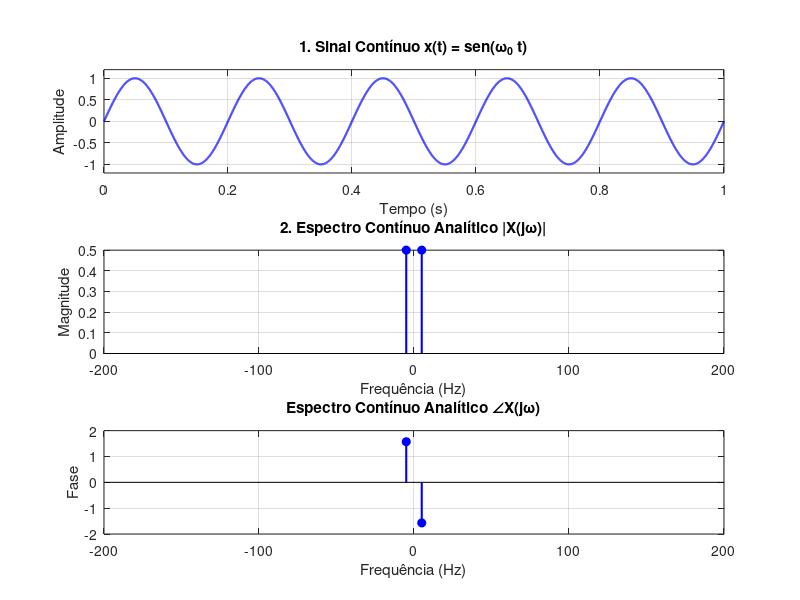

The MATLAB source for this figure: (Note: this script raises an error after producing the figure.)
% =========================================================================
% MAIN.M - Análise Analítica de Amostragem (Ideal, Natural e Topo-Plano)
% =========================================================================

clear; clc; close all;

% Adiciona o diretório 'src' e o 'utils' ao path de busca do MATLAB/Octave
addpath(genpath('src'));
addpath('utils');

% 1. Definição dos Parâmetros Globais
frequency = 5;                         % Frequência do sinal original (Hz)
omega = 2 * pi * frequency;            % Frequência angular (rad/s)
samplingFrequency = 50;                % Frequência de amostragem (Hz)
samplingPeriod = 1/samplingFrequency;  % Período de amostragem (s)
tau = 0.2 * samplingPeriod;            % Largura do pulso (20% do período); Considerar usar percentual menor.
displayRange = 4 * samplingFrequency;  % Limite no eixo x de plotar as frequências
kMax = ceil((displayRange + frequency) / samplingFrequency); % Quantidade de réplicas de frequência

startTime = 0;                         % Tempo inicial
endTime = 1;                           % Tempo final
numPoints = 5001;                      % Número de pontos para plotar

% Define o sinal de origem como um "function handle" para passar às funções
x = @(t) sin(omega * t);


% Eixo de tempo do sinal base
continuousTime = linspace(startTime, endTime, numPoints);
continuousSignal = x(continuousTime);

% FIGURA 1: x(t) em tempo contínuo
figure('Name', 'Sinal x(t) em tempo contínuo', 'Position', [100, 100, 1000, 800]);

% PLOT 1: Tempo - Sinal Contínuo
subplot(3, 1, 1);
plot(continuousTime, continuousSignal, 'b-', 'LineWidth', 1.5);
title('1. Sinal Contínuo x(t) = sen(\omega_0 t)');
xlabel('Tempo (s)'); ylabel('Amplitude');
grid on; ylim([-1.2 1.2]);

% PLOT 2: Frequência - Analítico (Contínuo)
subplot(3, 1, 2);
continuousFrequencies = [-frequency, frequency];
continuousAmplitudes = [0.5j, -0.5j];
stem(continuousFrequencies, abs(continuousAmplitudes), 'b', 'Filled', 'LineWidth', 1.5, 'MarkerFaceColor', 'b');
title('2. Espectro Contínuo Analítico |X(j\omega)|');
xlabel('Frequência (Hz)'); ylabel('Magnitude');
grid on; xlim([-displayRange displayRange]);

subplot(3, 1, 3);
stem(continuousFrequencies, angle(continuousAmplitudes), 'b', 'Filled', 'LineWidth', 1.5);
title('Espectro Contínuo Analítico ∠X(j\omega)');
xlabel('Frequência (Hz)'); ylabel('Fase');
grid on; xlim([-displayRange displayRange]);


% Amostragem Ideal
[idealSignal, idealTime] = idealSampling(x, samplingFrequency, startTime, endTime);

% FIGURA 2: Amostragem Ideal
figure('Name', 'Amostragem ideal do sinal x(t)', 'Position', [100, 100, 1000, 800]);

% PLOT 1: Tempo - Amostrado de forma Ideal
subplot(3, 1, 1);
stem(idealTime, idealSignal, 'r', 'Filled', 'LineWidth', 1.5);
title('2. Amostragem Ideal (Tempo)');
xlabel('Tempo (s)'); ylabel('Amplitude');
grid on; ylim([-1.2 1.2]);

% PLOT 2: Frequência - Analítico (Amostrado Ideal)
subplot(3, 1, 2);
[idealAmplitudes, idealFrequencies] = idealTransform(frequency, samplingFrequency, kMax);
stem(idealFrequencies, abs(idealAmplitudes), 'r', 'Filled', 'LineWidth', 1.5, 'MarkerFaceColor', 'r');
title('4. Espectro Amostrado Ideal Analítico |X_s(j\omega)|');
xlabel('Frequência (Hz)'); ylabel('Magnitude');
grid on; xlim([-displayRange displayRange]); ylim([0 (0.5*samplingFrequency)+2]);

subplot(3, 1, 3);
stem(idealFrequencies, arg(idealAmplitudes), 'r', 'Filled', 'LineWidth', 1.5);
title('4. Espectro Amostrado Ideal Analítico ∠X_s(j\omega)');
xlabel('Frequência (Hz)'); ylabel('Fase');
grid on; xlim([-displayRange displayRange]);


% Amostragem Natural
[naturalSignal, naturalTime] = naturalSampling(x, samplingFrequency, tau, startTime, endTime, numPoints);

% FIGURA 3
figure('Name', 'Amostragem Natural', 'Position', [150, 150, 1000, 800]);

% PLOT 1: Tempo - Amostragem Natural
subplot(3, 1, 1);
plot(naturalTime, naturalSignal, 'b-', 'LineWidth', 1.5);
title('1. Amostragem Natural no Tempo');
xlabel('Tempo (s)'); ylabel('Amplitude');
grid on; ylim([-1.2 1.2]);

% PLOT 2: Frequência - Analítico (Natural)
subplot(3, 1, 2);
[naturalAmplitudes, naturalFrequencies] = naturalTransform(frequency, samplingFrequency, tau, kMax);
stem(naturalFrequencies, abs(naturalAmplitudes), 'b', 'Filled', 'LineWidth', 1.5, 'MarkerFaceColor', 'b');
title('3. Espectro Analítico: Natural |X_n(j\omega)|');
xlabel('Frequência (Hz)'); ylabel('Magnitude');
grid on; xlim([-displayRange displayRange]);

subplot(3, 1, 3);
stem(naturalFrequencies, arg(naturalAmplitudes), 'b', 'Filled', 'LineWidth', 1.5);
title('3. Espectro Analítico: Natural ∠X_n(j\omega)');
xlabel('Frequência (Hz)'); ylabel('Fase');
grid on; xlim([-displayRange displayRange]);


% Amostragem Topo-Plano
[flatTopSignal, flatTopTime] = flatTopSampling(x, samplingFrequency, tau, startTime, endTime, numPoints);

% FIGURA 4
figure('Name', 'Amostragem Topo-Plano', 'Position', [150, 150, 1000, 800]);

% PLOT 1: Tempo - Amostragem Topo-Plano
subplot(3, 1, 1);
plot(flatTopTime, flatTopSignal, 'r-', 'LineWidth', 1.5);
title('2. Amostragem Topo-Plano no Tempo');
xlabel('Tempo (s)'); ylabel('Amplitude');
grid on; ylim([-1.2 1.2]);

% PLOT 2: Frequência - Analítico (Topo-Plano)
subplot(3, 1, 2);
[flatTopAmplitudes, flatTopFrequencies] = flatTopTransform(frequency, samplingFrequency, tau, kMax);
stem(flatTopFrequencies, abs(flatTopAmplitudes), 'r', 'Filled', 'LineWidth', 1.5, 'MarkerFaceColor', 'r');
hold on;
% Envelope do sinc
sincEnvelopeFrequency = -displayRange:samplingPeriod:displayRange;
flatTopEnvelope = abs((tau / samplingPeriod) * sinc(sincEnvelopeFrequency * tau) * 0.5j);
plot(sincEnvelopeFrequency, flatTopEnvelope, 'k--', 'LineWidth', 1);
hold off;
title('4. Espectro Analítico: Topo-Plano |X_{ft}(j\omega)|');
xlabel('Frequência (Hz)'); ylabel('Magnitude');
legend('Impulsos', 'Envelope sinc (Abertura)', 'Location', 'northeast');
grid on; xlim([-displayRange displayRange]);

subplot(3,1,3);
stem(flatTopFrequencies, angle(flatTopAmplitudes), 'r', 'Filled', 'LineWidth', 1.5);
title('4. Espectro Analítico: Topo-Plano ∠X_{ft}(j\omega)');
xlabel('Frequência (Hz)'); ylabel('Fase');
grid on; xlim([-displayRange displayRange]);


% Save
set(1, 'paperunits', 'inches');
set(1, 'papersize', [19.2 10.8]);
set(1, 'paperposition', [0 0 19.2 10.8]);

set(2, 'paperunits', 'inches');
set(2, 'papersize', [19.2 10.8]);
set(2, 'paperposition', [0 0 19.2 10.8]);

% Define o caminho absoluto da pasta de saída primeiro
root_dir = fileparts(mfilename('fullpath'));
output_path = fullfile(root_dir, 'output');

% Cria a pasta no local correto (se não existir)
if ~exist(output_path, 'dir')
    mkdir(output_path);
end

% Salva os arquivos com o caminho absoluto
% print(1, fullfile(output_path, 'sinais_amostragem1.png'), '-dpng', '-r100');
% print(2, fullfile(output_path, 'sinais_amostragem2.png'), '-dpng', '-r100');

% TODO: Reconstrução do Sinal
% TODO: Caso com Aliasing

%% RECONSTRUÇÃO IDEAL

[idealReconstructionSignal, filteredIdealAmplitudes] = ...
    idealReconstruction( ...
        idealFrequencies, ...
        idealAmplitudes, ...
        samplingFrequency, ...
        continuousTime);

%% FIGURA 3 - RECONSTRUÇÃO IDEAL

figure('Name', 'Reconstrução Ideal', ...
    'Position', [200, 100, 1000, 700]);

% Sinal reconstruído
subplot(2, 1, 1);

plot(continuousTime, idealReconstructionSignal, ...
    'r-', 'LineWidth', 1.5);

title('1. Sinal Reconstruído no Domínio do Tempo');
xlabel('Tempo (s)');
ylabel('Amplitude');

grid on;
xlim([startTime endTime]);
ylim([-1.2 1.2]);


% Espectro filtrado
subplot(2, 1, 2);

stem(idealFrequencies, ...
    abs(filteredIdealAmplitudes), ...
    'r', ...
    'Filled', ...
    'LineWidth', 1.5, ...
    'MarkerFaceColor', 'r');

title('2. Espectro Após o Filtro Ideal');
xlabel('Frequência (Hz)');
ylabel('Magnitude');

grid on;
xlim([-displayRange displayRange]);
ylim([0 0.6]);

%% RECONSTRUÇÃO NATURAL

[naturalReconstructionSignal, filteredNaturalAmplitudes] = ...
    naturalReconstruction( ...
        naturalFrequencies, ...
        naturalAmplitudes, ...
        samplingFrequency, ...
        tau, ...
        continuousTime);

%% FIGURA 4 - RECONSTRUÇÃO NATURAL

figure('Name', 'Reconstrução Natural', ...
    'Position', [250, 100, 1000, 700]);

% Sinal reconstruído
subplot(2, 1, 1);

plot(continuousTime, naturalReconstructionSignal, ...
    'b-', 'LineWidth', 1.5);

title('1. Sinal Reconstruído no Domínio do Tempo');
xlabel('Tempo (s)');
ylabel('Amplitude');

grid on;
xlim([startTime endTime]);
ylim([-1.2 1.2]);


% Espectro filtrado
subplot(2, 1, 2);

stem(naturalFrequencies, ...
    abs(filteredNaturalAmplitudes), ...
    'b', ...
    'Filled', ...
    'LineWidth', 1.5, ...
    'MarkerFaceColor', 'b');

title('2. Espectro Após o Filtro Ideal');
xlabel('Frequência (Hz)');
ylabel('Magnitude');

grid on;
xlim([-displayRange displayRange]);
ylim([0 0.6]);

%% RECONSTRUÇÃO TOPO-PLANO

[flatTopReconstructionSignal, filteredFlatTopAmplitudes] = ...
    flatTopReconstruction( ...
        flatTopFrequencies, ...
        flatTopAmplitudes, ...
        samplingFrequency, ...
        tau, ...
        continuousTime);

%% FIGURA 5 - RECONSTRUÇÃO TOPO-PLANO

figure('Name', 'Reconstrução Topo-Plano', ...
    'Position', [300, 100, 1000, 700]);

% Sinal reconstruído
subplot(2, 1, 1);

plot(continuousTime, flatTopReconstructionSignal, ...
    'r-', 'LineWidth', 1.5);

title('1. Sinal Reconstruído no Domínio do Tempo');
xlabel('Tempo (s)');
ylabel('Amplitude');

grid on;
xlim([startTime endTime]);
ylim([-1.2 1.2]);

% Espectro filtrado
subplot(2, 1, 2);

stem(flatTopFrequencies, ...
    abs(filteredFlatTopAmplitudes), ...
    'r', ...
    'Filled', ...
    'LineWidth', 1.5, ...
    'MarkerFaceColor', 'r');

title('2. Espectro Após o Filtro Ideal');
xlabel('Frequência (Hz)');
ylabel('Magnitude');

grid on;
xlim([-displayRange displayRange]);
ylim([0 0.6]);

% TODO: Avaliar casos com Aliasing e não executar análise por FFT.
